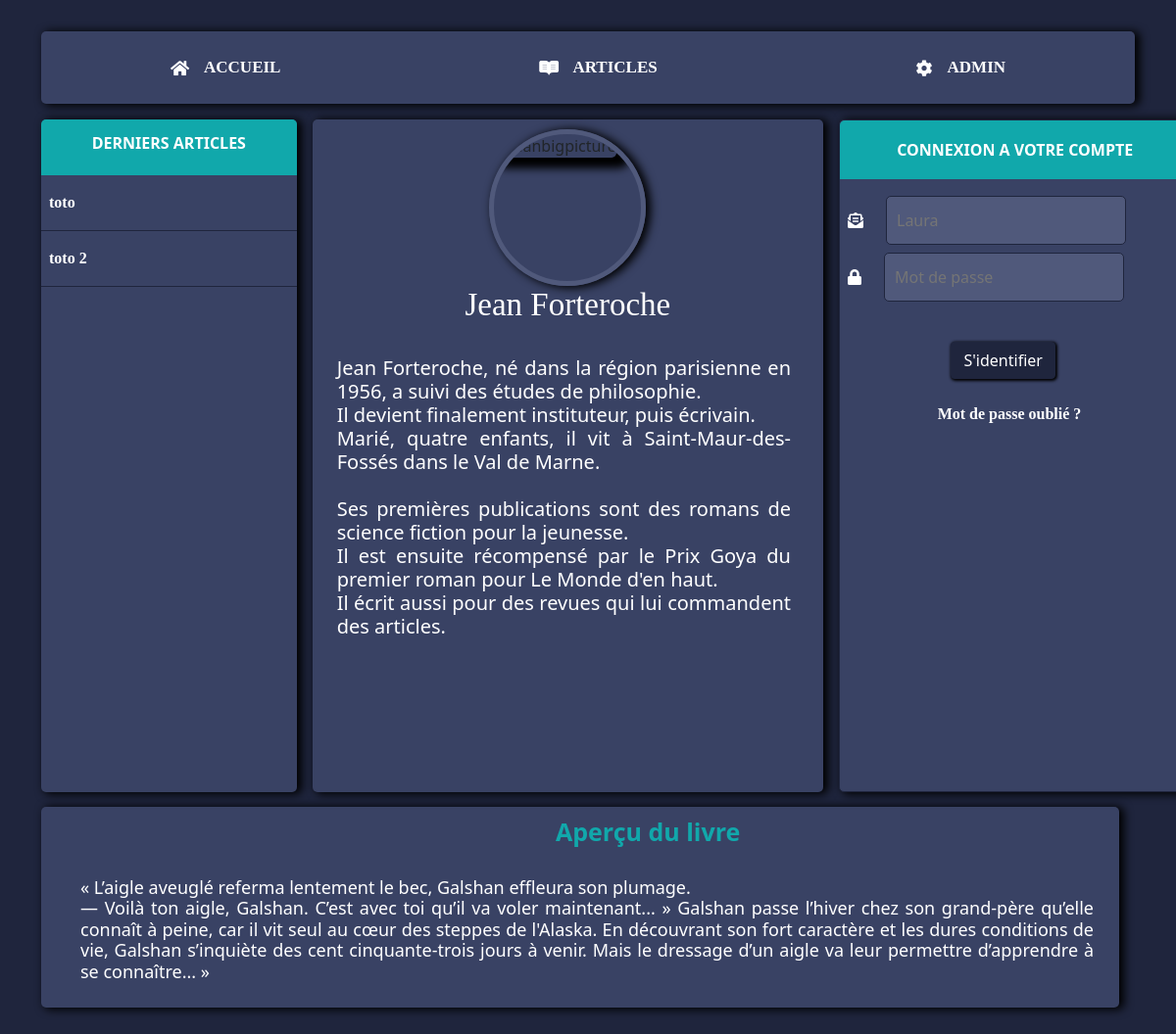
Before: / with the older database file.
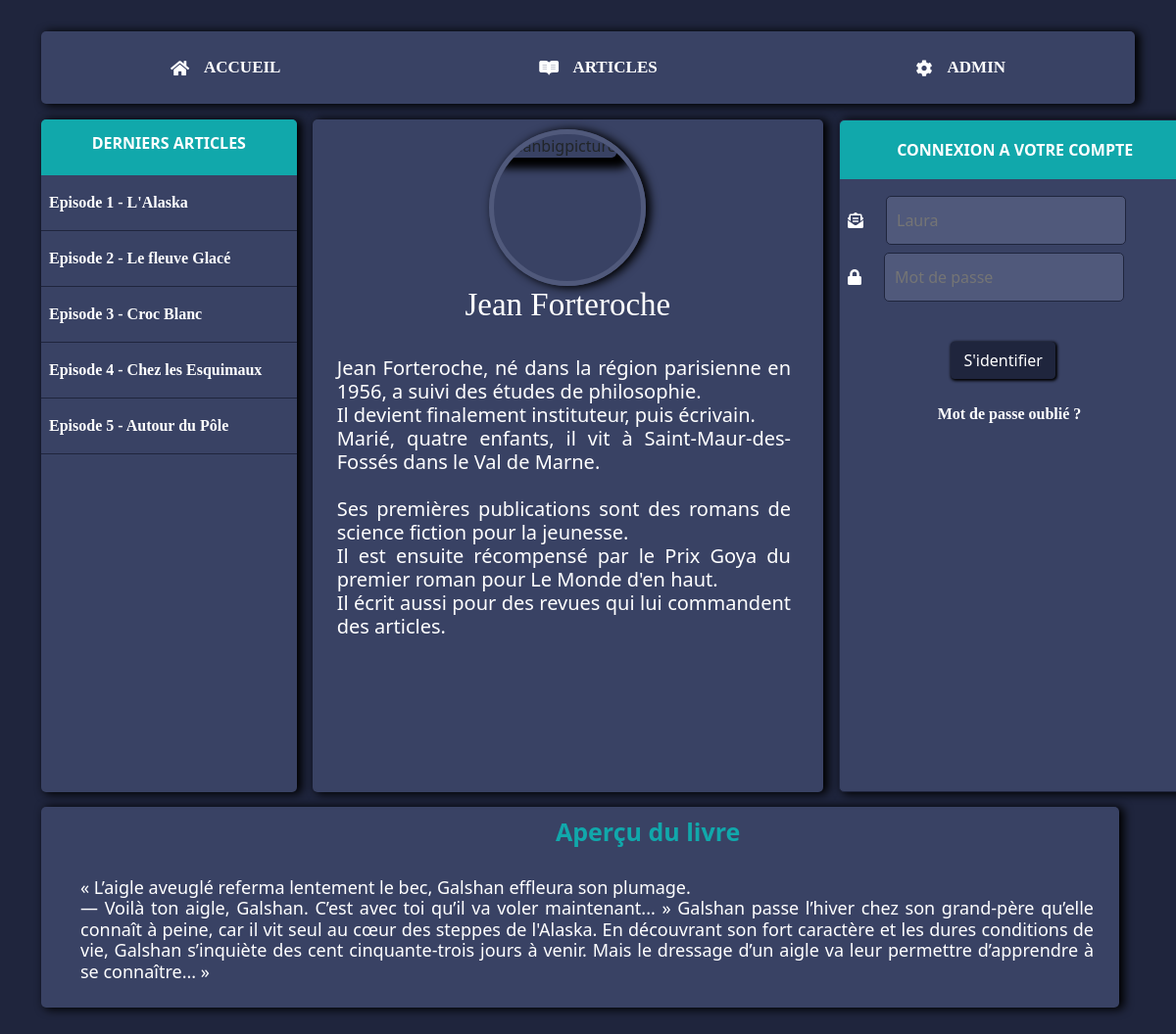
After: the same page with the newer database file.
### tables this page shows
CREATE TABLE `article` (
  `id` int(11) NOT NULL,
  `title` varchar(255) NOT NULL,
  `content` text NOT NULL,
  `picture` varchar(255) NOT NULL,
  `published_date` datetime NOT NULL,
  `user_id` int(11) NOT NULL
);

### controller/FrontendController.php (called while the page is built, shortened)
<?php
require_once('./model/Article.php');
function home(){
    $article = new Article();
    $articles = $article->getArticles();
    require_once('./view/home.php');
}

### model/Db.php (called while the page is built, shortened)
<?php
class Db {
    public function __construct(){
        $env = parse_ini_file(__DIR__ . '/../.env');
                $this->db = new PDO('mysql:dbname=' . $env['db_name'] . ';host=' . $env['db_host'], $env['db_user'], $env['db_password']);
    }
}

### model/Article.php (called while the page is built, shortened)
<?php
require_once('Db.php');
class Article extends Db {
    public function getArticles(){
        $query = $this->db->prepare('SELECT * FROM article');
        $query->execute([]);
        return $query->fetchAll();
    }
}

### view/home.php (the view, shortened to what this page needs)
<!DOCTYPE html>
<html lang="en">
<head>
    <link href="https://cdn.jsdelivr.net/npm/bootstrap@5.0.0-beta1/dist/css/bootstrap.min.css" rel="stylesheet">
    <link rel="stylesheet" href="https://cdnjs.cloudflare.com/ajax/libs/font-awesome/5.13.1/css/all.min.css" />
    <link rel="stylesheet" href="assets/css/style.css" />
</head>
    <body>
<div class="main-container">
<?php include_once('header.php'); ?>
<div class="middle-container container d-flex flex-wrap flex-md-nowrap">
<div class="block w-25 me-3">
        <div class="text-center block-title">
            <h2>Derniers articles</h2>
        </div>
        <ul class="ps-0 articles-list">
            <?php
                $i = 0;
                foreach($articles as $article){
                    if($i >= 5){
                        break;
                    }
                    ?>
                    <li>
                        <a class="d-block py-3 px-2" href="?action=article&article_id=<?= $article['id'] ?>">
                            <?= $article['title'] ?>
                        </a>
                    </li>
            <?php
            $i++;
        } ?>
        </ul>
    </div>
    <div class="block w-50 me-3">
        <div class="profile-picture big-profile-picture clear">
            <img class="img1" width="158px" height="150px" alt="jeanbigpicture"
             src="https://encrypted-tbn0.gstatic.com/images?q=tbn:ANd9GcTcGazpvDy-yzjHZFOXnL1UuXCa2upBJCo3hw&usqp=CAU.jpg">
        </div>
        <h1 class="user-name text-center">Jean Forteroche</h1><br>
        <h5>Jean Forteroche, né dans la région parisienne en 1956, a suivi des études de philosophie.<br>
            Il devient finalement instituteur, puis écrivain.<br>
            Marié, quatre enfants, il vit à Saint-Maur-des-Fossés dans le Val de Marne.<br>
            <br>Ses premières publications sont des romans de science fiction pour la jeunesse.<br>
            Il est ensuite récompensé par le Prix Goya du premier roman pour Le Monde d'en haut.<br>
            Il écrit aussi pour des revues qui lui commandent des articles.<br>
        </h5>
    </div>
    <div class="right-container">
        <section>
            <aside>
                <form action="?action=login" method="POST">
                    <div class="account_block">
                        <h2 class="titular">CONNEXION A VOTRE COMPTE</h2>
                        <div class="formulaire d-flex mb-2 pe-2">
                            <div class="px-2 d-flex align-items-center">
                                <i class="fas fa-envelope-open-text"></i>
                            </div>
                                <input type="text" placeholder="Laura" class="email text-input" name="login">
                        </div>
                        <div class="formulaire d-flex pe-2 mb-2">
                            <div class="px-2 d-flex align-items-center">
                                <i class="fas fa-lock"></i>
                            </div>
                                <input type="password" placeholder="Mot de passe" class="password text-input" name="password">
                        </div>
                    <div class="d-flex justify-content-center d-flex justify-content-center d-flex mb-4 pe-4" >
                        <button type="submit" class="sign-in btn btn-outline-success">S'identifier</a>
                    </div>
            <div class="mp_oublie">
                    <p class="scnd-font-color text-center"><a href="?">Mot de passe oublié ?</a></p>
                </form>
            </aside>
            </div>
    </div>
<article>
    <div class="middle-container container d-flex">
        <div class="block w-90 me-3">
            <h3>Aperçu du livre</h3><br>
                <h4>« L’aigle aveuglé referma lentement le bec, Galshan effleura son plumage.<br>
                    — Voilà ton aigle, Galshan. C’est avec toi qu’il va voler maintenant... »
                    Galshan passe l’hiver chez son grand-père qu’elle connaît à peine,
                    car il vit seul au cœur des steppes de l'Alaska.
                    En découvrant son fort caractère et les dures conditions de vie,
                    Galshan s’inquiète des cent cinquante-trois jours à venir.
                    Mais le dressage d’un aigle va leur permettre d’apprendre à se connaître... »
                </h4>
        </div>
    </div>
</article>
</body>
</body>
</html>

Changed rows visible on the page:
removed article: title "toto"
removed article: title "toto 2"
added article: title "Episode 1 - L'Alaska"
added article: title "Episode 2 - Le fleuve Glacé"
added article: title "Episode 3 - Croc Blanc"
added article: title "Episode 4 - Chez les Esquimaux"
added article: title "Episode 5 - Autour du Pôle"
